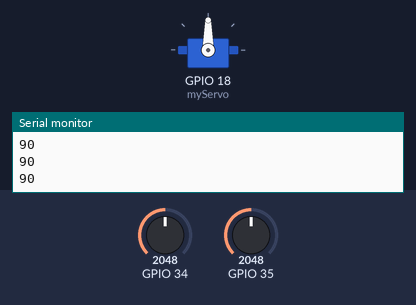
Bench run of a sketch on a simulated ESP32. Shown: servo, the last lines printed to the serial monitor. Inputs (shaded band) come from the test bench; at power-on: GPIO 34 = 2048, GPIO 35 = 2048.

Above: at 1.2 s.
1.3 s: GPIO 34 set to 2866
At 2.5 s:
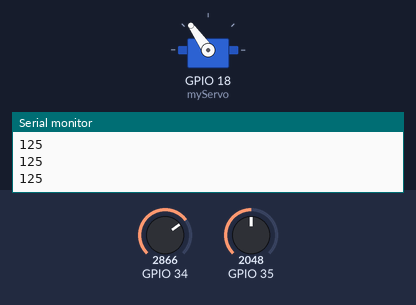
2.8 s: GPIO 34 set to 3603
At 4.0 s:
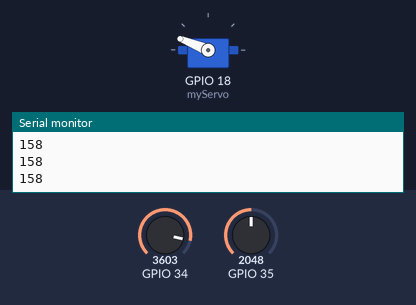
4.3 s: GPIO 34 set to 4095
At 5.4 s:
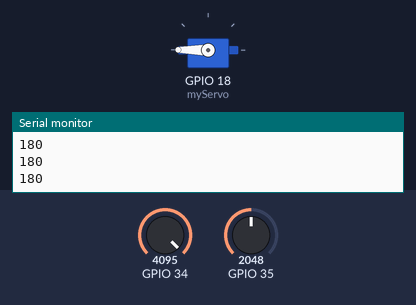
5.8 s: GPIO 34 set to 1228
At 6.6 s:
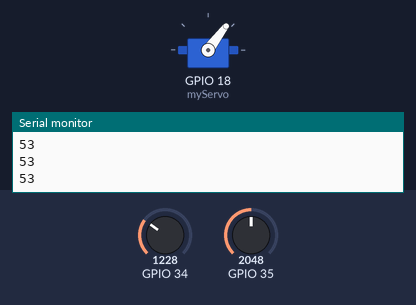
7.3 s: GPIO 34 set to 491
At 7.9 s:
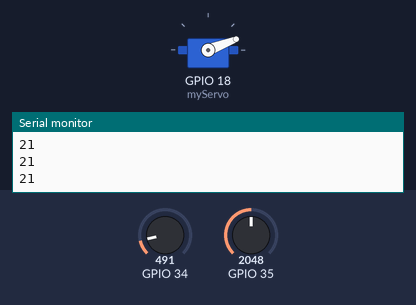
8.8 s: GPIO 34 set to 0
At 9.2 s:
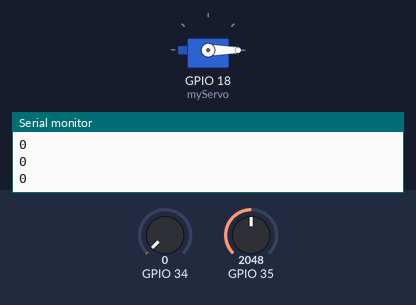
Timing chart, 0 to 11.3 s (numbered marks = the images above; inputs shaded):
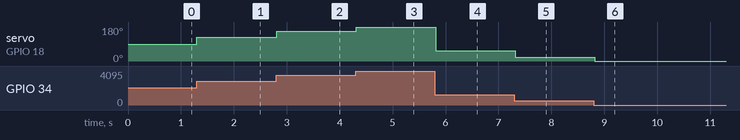

Measured:
- after the input at 1.3 s, servo on GPIO 18 (myServo): 90° → 125° at once
- after the input at 2.8 s, servo on GPIO 18 (myServo): 125° → 158° at once
- after the input at 4.3 s, servo on GPIO 18 (myServo): 158° → 180° at once
- after the input at 5.8 s, servo on GPIO 18 (myServo): 180° → 53° at once
- after the input at 7.3 s, servo on GPIO 18 (myServo): 53° → 21° at once
- after the input at 8.8 s, servo on GPIO 18 (myServo): 21° → 0° at once

The sketch:

test_servo.ino
```cpp
#include <ESP32Servo.h>

Servo myServo;

void setup() {
  // put your setup code here, to run once:
  Serial.begin(115200);
  myServo.attach(18);
  Serial.println("Servo test readyyyyy");

}


void loop() {
  // put your main code here, to run repeatedly:

  int x = analogRead(34);
  int y = analogRead(35);

  int servoAngle = map(x, 0, 4095, 0, 180);
  myServo.write(servoAngle);
  Serial.println(servoAngle);
  delay(100);

}
```
